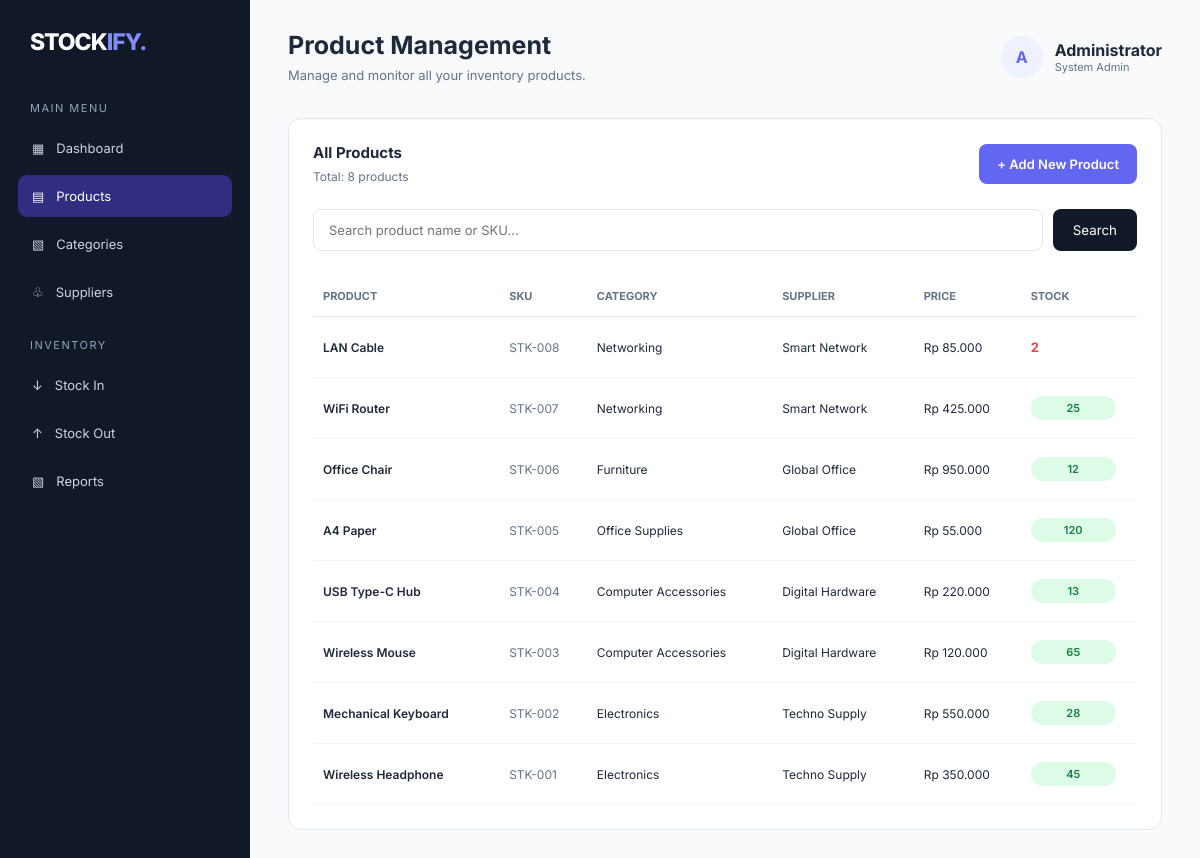
Page /index.php?url=products/index (signed in) on the committed database.
### tables this page shows
CREATE TABLE `products` (
  `id` int(11) NOT NULL,
  `category_id` int(11) NOT NULL,
  `supplier_id` int(11) DEFAULT NULL,
  `sku` varchar(50) NOT NULL,
  `name` varchar(150) NOT NULL,
  `description` text DEFAULT NULL,
  `purchase_price` decimal(15,2) DEFAULT 0.00,
  `selling_price` decimal(15,2) DEFAULT 0.00,
  `stock_quantity` int(11) DEFAULT 0,
  `minimum_stock` int(11) DEFAULT 5,
  `unit` varchar(30) DEFAULT 'pcs',
  `created_at` timestamp NOT NULL DEFAULT current_timestamp(),
  `updated_at` timestamp NOT NULL DEFAULT current_timestamp() ON UPDATE current_timestamp()
);

CREATE TABLE `categories` (
  `id` int(11) NOT NULL,
  `name` varchar(100) NOT NULL,
  `description` text DEFAULT NULL,
  `created_at` timestamp NOT NULL DEFAULT current_timestamp()
);

CREATE TABLE `suppliers` (
  `id` int(11) NOT NULL,
  `name` varchar(150) NOT NULL,
  `contact_person` varchar(100) DEFAULT NULL,
  `phone` varchar(20) DEFAULT NULL,
  `email` varchar(100) DEFAULT NULL,
  `address` text DEFAULT NULL,
  `created_at` timestamp NOT NULL DEFAULT current_timestamp()
);

### app/controllers/ProductsController.php (called while the page is built, shortened)
<?php
class ProductsController extends Controller
{
    private $product;
    public function __construct()
    {
        $this->product = $this->model('Product');
    }
    public function index()
    {
        $keyword = trim($_GET['search'] ?? '');
        $products = $keyword !== ''
            ? $this->product->search($keyword)
            : $this->product->getAll();
        $data = [
            'title' => 'Products - Stockify',
            'products' => $products,
            'keyword' => $keyword
        ];
        $this->view('products/index', $data);
    }
}

### app/core/Router.php (called while the page is built, shortened)
<?php
class Router
{
    public function dispatch()
    {
        $url = $_GET['url'] ?? 'dashboard/index';
        $url = trim($url, '/');
        $url = filter_var($url, FILTER_SANITIZE_URL);
        $segments = explode('/', $url);
        $method = $segments[1] ?? 'index';
        $controller = new $controllerName();
        $controller->$method();
    }
}

### public/index.php (called while the page is built, shortened)
<?php
require_once __DIR__ . '/../app/core/Database.php';
require_once __DIR__ . '/../app/core/Model.php';
require_once __DIR__ . '/../app/core/Controller.php';
require_once __DIR__ . '/../app/core/Router.php';
$router = new Router();
$router->dispatch();

### app/core/Model.php (called while the page is built, shortened)
<?php
require_once __DIR__ . '/Database.php';
class Model
{
    public function __construct()
    {
        $database = new Database();
        $this->db = $database->connect();
    }
}

### app/core/Database.php (called while the page is built, shortened)
<?php
class Database
{
    private $host = 'localhost';
    private $dbname = 'stockify_db';
    private $username = 'root';
    private $password = '';
    public function connect()
    {
        try {
            $this->connection = new PDO(
                "mysql:host={$this->host};dbname={$this->dbname};charset=utf8mb4",
                $this->username,
                $this->password
            );
            $this->connection->setAttribute(
                PDO::ATTR_ERRMODE,
                PDO::ERRMODE_EXCEPTION
            );
            $this->connection->setAttribute(
                PDO::ATTR_DEFAULT_FETCH_MODE,
                PDO::FETCH_ASSOC
            );
            return $this->connection;
        } catch (PDOException $e) {
            die("Database connection failed: " . $e->getMessage());
        }
    }
}

### app/models/Product.php (called while the page is built, shortened)
<?php
require_once __DIR__ . '/../core/Model.php';
class Product extends Model
{
    public function getAll()
    {
        $query = "
            SELECT
                products.*,
                categories.name AS category_name,
                suppliers.name AS supplier_name
            FROM products
            LEFT JOIN categories
                ON products.category_id = categories.id
            LEFT JOIN suppliers
                ON products.supplier_id = suppliers.id
            ORDER BY products.id DESC
        ";
        $stmt = $this->db->prepare($query);
        $stmt->execute();
        return $stmt->fetchAll();
    }
}

### app/views/products/index.php (the view, shortened to what this page needs)
<!DOCTYPE html>
<html lang="id">
<head>
    <link rel="stylesheet" href="assets/css/style.css">
</head>
<body>
<div class="app-container">
    <aside class="sidebar">
        <div class="brand">
            STOCK<span>IFY.</span>
        </div>
        <p class="menu-label">Main Menu</p>
        <ul class="nav-menu">
            <li>
                <a href="index.php">
                    <span>▦</span>
                    <span class="nav-text">Dashboard</span>
                </a>
            </li>
            <li>
                <a href="index.php?url=products/index" class="active">
                    <span>▤</span>
                    <span class="nav-text">Products</span>
                </a>
            </li>
            <li>
                <a href="index.php?url=categories/index">
                    <span>▧</span>
                    <span class="nav-text">Categories</span>
                </a>
            </li>
            <li>
                <a href="index.php?url=suppliers/index">
                    <span>♧</span>
                    <span class="nav-text">Suppliers</span>
                </a>
            </li>
        </ul>
        <p class="menu-label">Inventory</p>
        <ul class="nav-menu">
            <li>
                <a href="#">
                    <span>↓</span>
                    <span class="nav-text">Stock In</span>
                </a>
            </li>
            <li>
                <a href="#">
                    <span>↑</span>
                    <span class="nav-text">Stock Out</span>
                </a>
            </li>
            <li>
                <a href="#">
                    <span>▧</span>
                    <span class="nav-text">Reports</span>
                </a>
            </li>
        </ul>
    </aside>
    <main class="main-content">
        <header class="topbar">
            <div class="page-heading">
                <h1>Product Management</h1>
                <p>Manage and monitor all your inventory products.</p>
            </div>
            <div class="user-profile">
                <div class="avatar">A</div>
                <div>
                    <strong>Administrator</strong>
                    <p style="font-size:11px;color:#64748B;">
                        System Admin
                    </p>
                </div>
            </div>
        </header>
        <div class="panel">
            <div class="panel-header">
                <div>
                    <h3>All Products</h3>
                    <p style="font-size:12px;color:#64748B;margin-top:7px;">
                        Total: <?= count($products) ?> products
                    </p>
                </div>
                <a href="index.php?url=products/create"
                   class="btn-primary">
                    + Add New Product
                </a>
            </div>
            <form method="GET" action="index.php" class="search-form">
                <input
                    type="text"
                    name="search"
                    placeholder="Search product name or SKU..."
                    value="<?= htmlspecialchars($keyword) ?>"
                >
                <button type="submit" class="btn-search">
                    Search
                </button>
            </form>
            <div class="table-container">
                <table>
                    <thead>
                        <tr>
                            <th>PRODUCT</th>
                            <th>SKU</th>
                            <th>CATEGORY</th>
                            <th>SUPPLIER</th>
                            <th>PRICE</th>
                            <th>STOCK</th>
                        </tr>
                    </thead>
                    <tbody>
                    <?php if (!empty($products)): ?>
                        <?php foreach ($products as $product): ?>
                        <tr>
                            <td class="product-name">
                                <?= htmlspecialchars($product['name']) ?>
                            </td>
                            <td class="sku">
                                <?= htmlspecialchars($product['sku']) ?>
                            </td>
                            <td>
                                <?= htmlspecialchars($product['category_name'] ?? '-') ?>
                            </td>
                            <td>
                                <?= htmlspecialchars($product['supplier_name'] ?? '-') ?>
                            </td>
                            <td>
                                Rp <?= number_format((float) $product['selling_price'], 0, ',', '.') ?>
                            </td>
                            <td>
                                <span class="<?= $product['stock_quantity'] <= $product['minimum_stock'] ? 'stock-warning' : 'stock-badge' ?>">
                                    <?= htmlspecialchars((string) $product['stock_quantity']) ?>
                                </span>
                            </td>
                        </tr>
                        <?php endforeach; ?>
                    <?php endif; ?>
                    </tbody>
                </table>
            </div>
        </div>
    </main>
</div>
</body>
</html>

### app/core/Controller.php (shortened to what this page needs)
<?php
class Controller
{
    protected function model($model)
    {
        $modelFile = __DIR__ . '/../models/' . $model . '.php';
        return new $model();
    }
    protected function view($view, $data = [])
    {
        $file = __DIR__ . '/../views/' . $view . '.php';
        if (file_exists($file)) {
            extract($data);
            require $file;
        } else {
            die("View not found: " . $view);
        }
    }
}

### public/assets/css/style.css (style rules this page uses)
:root { --primary: #6366F1; --primary-light: #EEF2FF; --sidebar: #111827; --background: #F8FAFC; --white: #FFFFFF; --text: #1E293B; --muted: #64748B; --border: #E2E8F0; --success: #10B981; --danger: #EF4444; }
* { margin: 0; padding: 0; box-sizing: border-box; }
body { font-family: 'Inter', sans-serif; background: var(--background); color: var(--text); }
.app-container { display: flex; min-height: 100vh; }
.sidebar { width: 250px; background: var(--sidebar); color: white; padding: 28px 18px; position: fixed; top: 0; bottom: 0; left: 0; z-index: 1000; }
.brand { font-size: 23px; font-weight: 800; letter-spacing: -1px; padding: 0 12px; margin-bottom: 45px; }
.brand span { color: #818CF8; }
.menu-label { font-size: 11px; color: #94A3B8; margin: 25px 12px 12px; text-transform: uppercase; letter-spacing: 1.5px; }
.nav-menu { list-style: none; }
.nav-menu a { display: flex; align-items: center; gap: 12px; padding: 13px 14px; margin-bottom: 6px; color: #CBD5E1; text-decoration: none; border-radius: 9px; font-size: 13px; transition: 0.2s; }
.nav-menu a:hover, .nav-menu a.active { background: #312E81; color: white; }
.nav-menu a { position: relative; z-index: 1001; cursor: pointer; pointer-events: auto; }
.main-content { width: calc(100% - 250px); margin-left: 250px; padding: 30px 38px; }
.topbar { display: flex; justify-content: space-between; align-items: center; margin-bottom: 35px; }
.page-heading h1 { font-size: 25px; font-weight: 700; }
.page-heading p { font-size: 13px; color: var(--muted); margin-top: 7px; }
.user-profile { display: flex; align-items: center; gap: 12px; }
.avatar { width: 42px; height: 42px; background: var(--primary-light); color: var(--primary); display: flex; align-items: center; justify-content: center; border-radius: 50%; font-weight: 700; }
.panel { background: var(--white); border: 1px solid var(--border); border-radius: 13px; padding: 24px; }
.panel-header { display: flex; justify-content: space-between; align-items: center; margin-bottom: 22px; }
.panel-header h3 { font-size: 15px; }
table { width: 100%; border-collapse: collapse; }
th { text-align: left; font-size: 11px; color: var(--muted); padding: 13px 10px; border-bottom: 1px solid var(--border); }
td { padding: 15px 10px; font-size: 12px; border-bottom: 1px solid #F1F5F9; }
.product-name { font-weight: 600; }
.sku { color: var(--muted); }
.stock-badge { background: #DCFCE7; color: #15803D; padding: 5px 9px; border-radius: 20px; font-size: 11px; font-weight: 600; }
.stock-warning { color: var(--danger); font-weight: 700; font-size: 13px; }
.btn-primary { display: inline-flex; align-items: center; justify-content: center; padding: 12px 18px; background: var(--primary); color: white; text-decoration: none; border-radius: 8px; font-size: 13px; font-weight: 600; transition: 0.2s; white-space: nowrap; }
.search-form { display: flex; gap: 10px; margin: 25px 0; }
.search-form input { flex: 1; min-width: 0; padding: 12px 15px; border: 1px solid var(--border); border-radius: 8px; outline: none; font-family: inherit; font-size: 13px; }
.btn-search { padding: 12px 20px; background: var(--sidebar); color: white; border: none; border-radius: 8px; cursor: pointer; font-family: inherit; }
.table-container { width: 100%; overflow-x: auto; }
.table-container table { min-width: 1000px; }
.table-container th, .table-container td { white-space: nowrap; }
.table-container .stock-badge { display: inline-block; white-space: nowrap; min-width: 85px; text-align: center; }
.table-container .product-name { min-width: 150px; }

### rows in the picture
products: name "LAN Cable", sku "STK-008", category.name "Networking", supplier.name "Smart Network", selling_price "85.000", stock_quantity "2"
products: name "WiFi Router", sku "STK-007", category.name "Networking", supplier.name "Smart Network", selling_price "425.000", stock_quantity "25"
products: name "Office Chair", sku "STK-006", category.name "Furniture", supplier.name "Global Office", selling_price "950.000", stock_quantity "12"
products: name "A4 Paper", sku "STK-005", category.name "Office Supplies", supplier.name "Global Office", selling_price "55.000", stock_quantity "120"
products: name "USB Type-C Hub", sku "STK-004", category.name "Computer Accessories", supplier.name "Digital Hardware", selling_price "220.000", stock_quantity "13"
products: name "Wireless Mouse", sku "STK-003", category.name "Computer Accessories", supplier.name "Digital Hardware", selling_price "120.000", stock_quantity "65"
products: name "Mechanical Keyboard", sku "STK-002", category.name "Electronics", supplier.name "Techno Supply", selling_price "550.000", stock_quantity "28"
products: name "Wireless Headphone", sku "STK-001", category.name "Electronics", supplier.name "Techno Supply", selling_price "350.000", stock_quantity "45"

### other values in the picture
count($products) "8"
